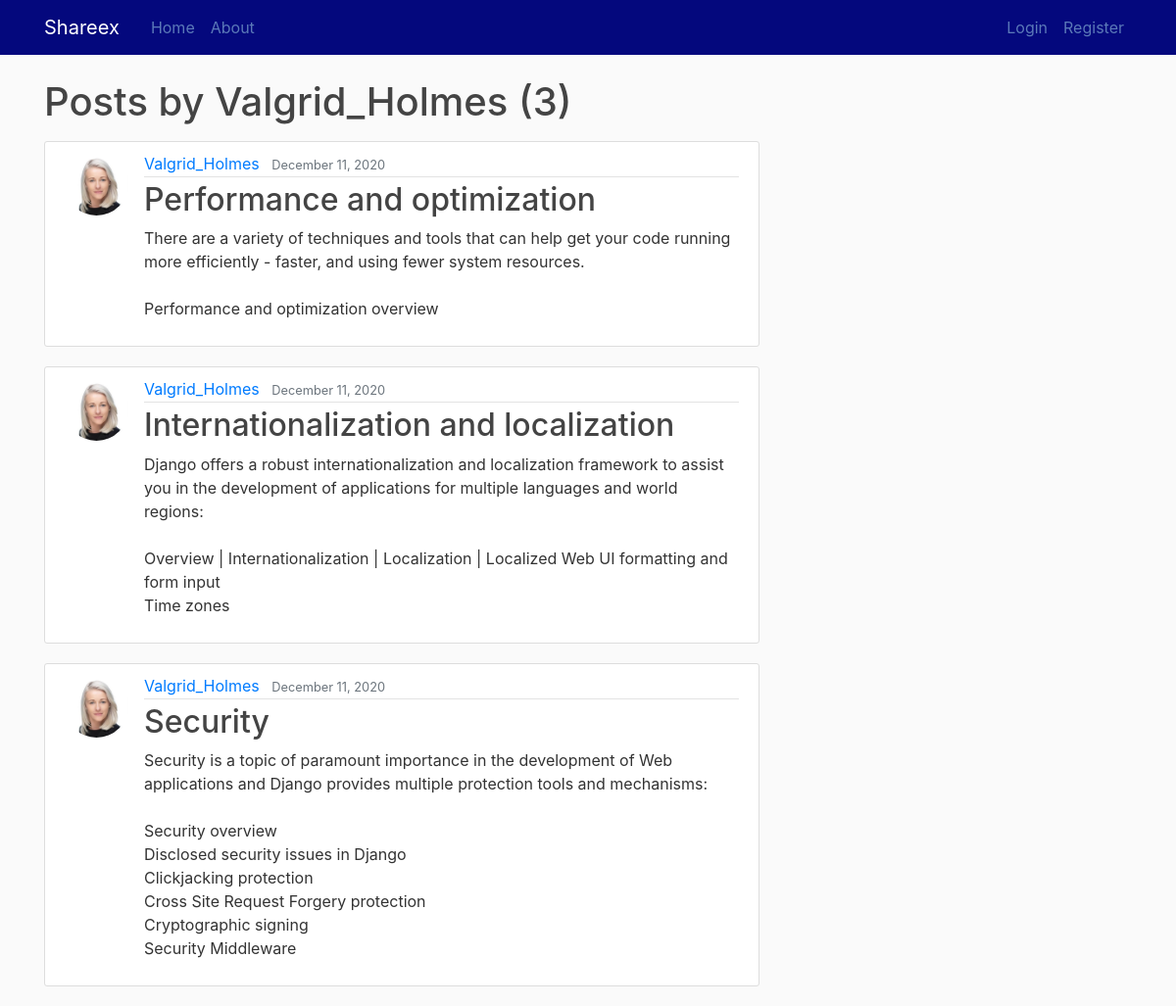
/user/Valgrid_Holmes, run on the app's committed database.
### blog/models.py (models this page shows, shortened)
class Post(models.Model):
	title = models.CharField(max_length=100)
	content = models.TextField()
	date = models.DateTimeField(default=timezone.now)
	author = models.ForeignKey(User, on_delete=models.CASCADE)

### users/models.py (models this page shows, shortened)
class Profile(models.Model):
	user = models.OneToOneField(User, on_delete=models.CASCADE)
	image = models.ImageField(default='default.jpg', upload_to='profile_pics')

### blog/views.py (the view)
# urls.py: path('user/<username>', UserPostListView.as_view(), name = 'user-posts'),
class UserPostListView(ListView):
	model = Post
	template_name = 'blog/user_posts.html'
	context_object_name = 'posts'
	paginate_by = 7
	def get_queryset(self):
		user = get_object_or_404(User, username = self.kwargs.get('username'))
		return Post.objects.filter(author=user).order_by('-date')

### blog/templates/blog/user_posts.html (shortened to what this page needs)
{% extends "blog/base.html" %}
{% block content %}
	<h1 class="mb-3">Posts by {{ view.kwargs.username }} ({{ page_obj.paginator.count }}) </h1>
	{% for post in posts %}
		<article class="media content-section">
		  <img class="rounded-circle article-img" src="{{ post.author.profile.image.url }}">
		  <div class="media-body">
		    <div class="article-metadata">
		      <a class="mr-2" href="{% url 'user-posts' post.author.username %}">{{ post.author }}</a>
		      <small class="text-muted">{{ post.date | date:"F d, Y" }}</small>
		    </div>
		    <h2><a class="article-title" href="{% url 'post-detail' post.id %}">{{ post.title }}</a></h2>
		    <p class="article-content">{{ post.content }}</p>
		  </div>
		</article>
	{% endfor %}
{% endblock content %}

### blog/static/blog/main.css (style rules this page uses)
body { background: #fafafa; color: #333333; margin-top: 5rem; }
h1, h2, h3, h4, h5, h6 { color: #444444; }
.content-section { background: #ffffff; padding: 10px 20px; border: 1px solid #dddddd; border-radius: 3px; margin-bottom: 20px; }
.article-title { color: #444444; }
.article-content { white-space: pre-line; }
.article-img { height: 65px; width: 65px; margin-right: 16px; }
.article-metadata { padding-bottom: 1px; margin-bottom: 4px; border-bottom: 1px solid #e3e3e3 }

### data on the page
Post: author.profile.image (picture), author "Valgrid_Holmes", date "December 11, 2020", title "Performance and optimization", content "There are a variety of techniques and tools that can help get your code running more efficiently - faster, and using fewer system resources. Performance and optimization overview"
Post: author.profile.image (picture), author "Valgrid_Holmes", date "December 11, 2020", title "Internationalization and localization", content "Django offers a robust internationalization and localization framework to assist you in the development of applications for multiple languages and world regions: Overview | Internationalization | Localization | Localized Web UI formatting and form input Time zones"
Post: author.profile.image (picture), author "Valgrid_Holmes", date "December 11, 2020", title "Security", content "Security is a topic of paramount importance in the development of Web applications and Django provides multiple protection tools and mechanisms: Security overview Disclosed security issues in Django Clickjacking protection Cross Site Request Forgery protection Cryptographic signing Security Middleware"

### other printed values
{{ view.kwargs.username }} "Valgrid_Holmes"
{{ page_obj.paginator.count }} "3"
